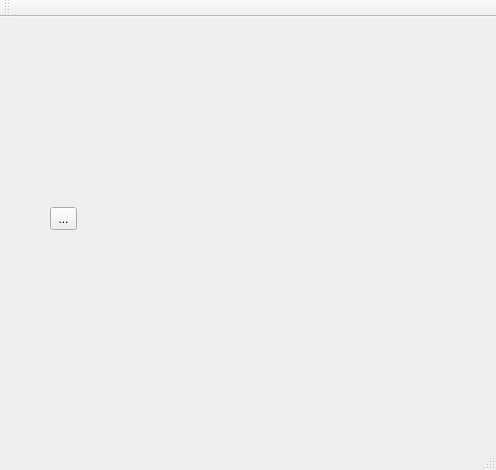
<?xml version="1.0" encoding="UTF-8"?>
<ui version="4.0">
 <class>MainWindow</class>
 <widget class="QMainWindow" name="MainWindow">
  <property name="geometry">
   <rect>
    <x>0</x>
    <y>0</y>
    <width>496</width>
    <height>470</height>
   </rect>
  </property>
  <property name="windowTitle">
   <string>MainWindow</string>
  </property>
  <widget class="QWidget" name="centralWidget">
   <widget class="QToolButton" name="toolButton">
    <property name="geometry">
     <rect>
      <x>50</x>
      <y>190</y>
      <width>27</width>
      <height>23</height>
     </rect>
    </property>
    <property name="text">
     <string>...</string>
    </property>
   </widget>
  </widget>
  <widget class="QMenuBar" name="menuBar">
   <property name="geometry">
    <rect>
     <x>0</x>
     <y>0</y>
     <width>496</width>
     <height>22</height>
    </rect>
   </property>
  </widget>
  <widget class="QToolBar" name="mainToolBar">
   <attribute name="toolBarArea">
    <enum>TopToolBarArea</enum>
   </attribute>
   <attribute name="toolBarBreak">
    <bool>false</bool>
   </attribute>
  </widget>
  <widget class="QStatusBar" name="statusBar"/>
 </widget>
 <layoutdefault spacing="6" margin="11"/>
 <resources/>
 <connections/>
</ui>
